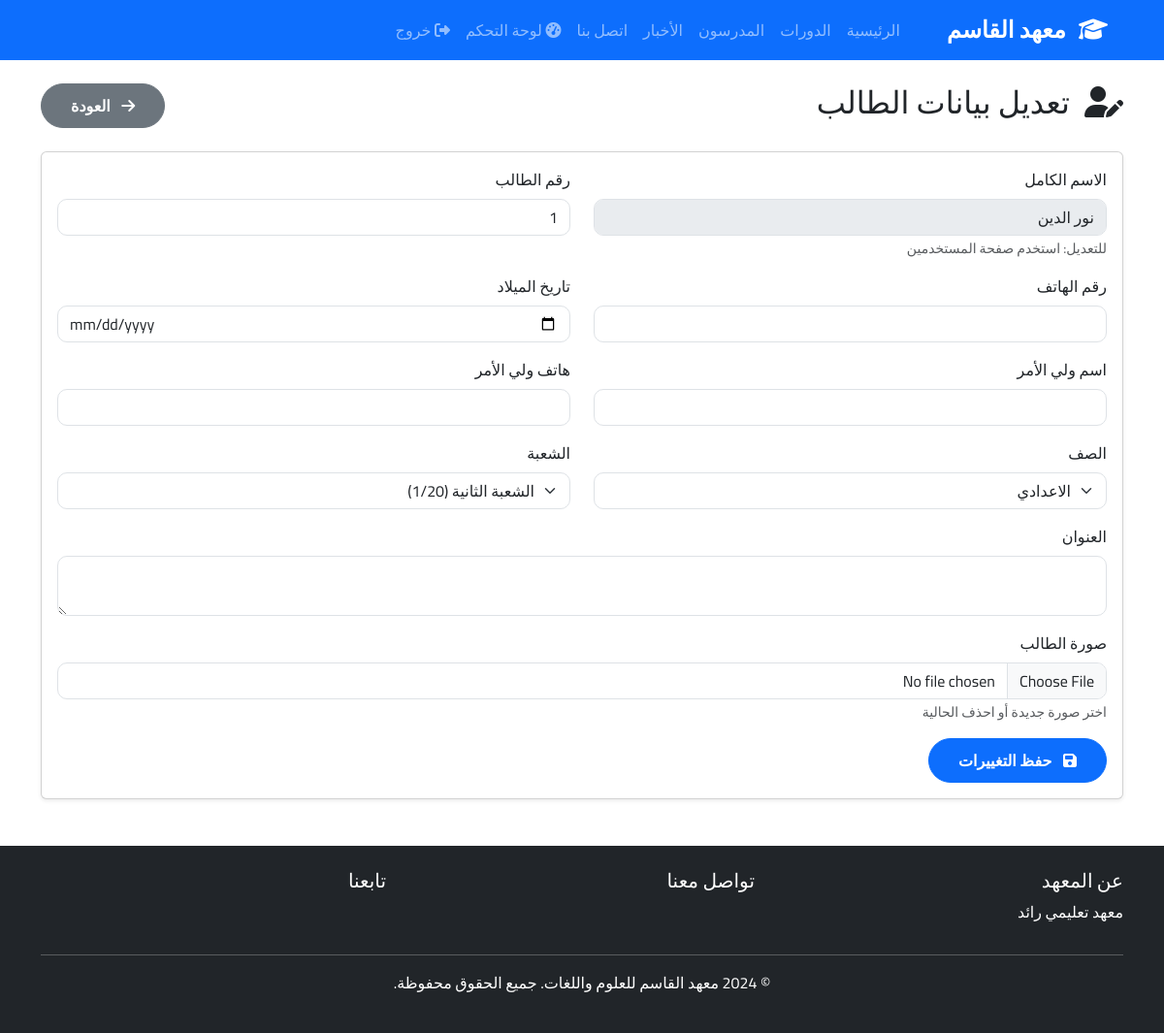
The app's page /admin/students/edit/1 (signed in) with its own data.
### app/models/user.py (models this page shows, shortened)
class User(UserMixin, db.Model):
    __tablename__ = 'users'
    id = db.Column(db.Integer, primary_key=True)
    phone_number = db.Column(db.String(20), unique=True, nullable=False, index=True)
    password_hash = db.Column(db.String(255), nullable=False)
    full_name = db.Column(db.String(100), nullable=False)
    role = db.Column(db.String(20), nullable=False)
    is_active = db.Column(db.Boolean, default=True)
    created_at = db.Column(db.DateTime, default=damascus_now)
    session_version = db.Column(db.String(64), default=lambda: secrets.token_hex(32))
    permissions = db.Column(db.JSON, default={})
    def is_super_admin(self):
        return self.role == 'admin' and self.phone_number == '0938074766'

### app/models/student.py (models this page shows, shortened)
class Student(db.Model):
    __tablename__ = 'students'
    id = db.Column(db.Integer, primary_key=True)
    user_id = db.Column(db.Integer, db.ForeignKey('users.id'), nullable=False, unique=True)
    student_number = db.Column(db.String(50), unique=True)
    phone = db.Column(db.String(20))
    address = db.Column(db.Text)
    date_of_birth = db.Column(db.Date)
    photo = db.Column(db.String(255))
    guardian_name = db.Column(db.String(100))
    guardian_phone = db.Column(db.String(20))
    class_grade_id = db.Column(db.Integer, db.ForeignKey('class_grades.id'))
    section_id = db.Column(db.Integer, db.ForeignKey('sections.id'))
    created_at = db.Column(db.DateTime, default=damascus_now)
    user = db.relationship('User', backref='student_profile', foreign_keys=[user_id])
    class_grade = db.relationship('ClassGrade', back_populates='students')
    section = db.relationship('Section', back_populates='students')
    enrollments = db.relationship('Enrollment', backref='student', lazy='dynamic', cascade='all, delete-orphan')
    grades = db.relationship('Grade', backref='student', lazy='dynamic', cascade='all, delete-orphan')

### app/models/class_grade.py (models this page shows, shortened)
class ClassGrade(db.Model):
    __tablename__ = 'class_grades'
    id = db.Column(db.Integer, primary_key=True)
    name = db.Column(db.String(100), nullable=False, unique=True)
    description = db.Column(db.Text)
    display_order = db.Column(db.Integer, default=0)
    created_at = db.Column(db.DateTime, default=damascus_now)
    sections = db.relationship('Section', back_populates='class_grade', lazy='dynamic', cascade='all, delete-orphan')
    students = db.relationship('Student', back_populates='class_grade', lazy='dynamic')

class Section(db.Model):
    __tablename__ = 'sections'
    id = db.Column(db.Integer, primary_key=True)
    name = db.Column(db.String(100), nullable=False)
    class_grade_id = db.Column(db.Integer, db.ForeignKey('class_grades.id'), nullable=False)
    description = db.Column(db.Text)
    max_students = db.Column(db.Integer)
    display_order = db.Column(db.Integer, default=0)
    created_at = db.Column(db.DateTime, default=damascus_now)
    class_grade = db.relationship('ClassGrade', back_populates='sections')
    students = db.relationship('Student', back_populates='section', lazy='dynamic')
    __table_args__ = (db.UniqueConstraint('name', 'class_grade_id', name='unique_section_per_grade'),)
    def enrolled_count(self):
        return self.students.count()

### app/routes/admin.py (the view, shortened to what this page needs)
@bp.route('/students/edit/<int:student_id>', methods=['GET', 'POST'])
@role_or_permission_required(roles=['admin', 'assistant'], permissions=['students.edit'])
def edit_student(student_id):
    student = Student.query.get_or_404(student_id)
    grades = ClassGrade.query.order_by(ClassGrade.display_order, ClassGrade.name).all()
    sections = Section.query.order_by(Section.display_order, Section.name).all()
    return render_template('admin/edit_student.html', student=student, grades=grades, sections=sections)

### app/templates/admin/edit_student.html (shortened to what this page needs)
{% extends "base.html" %}
{% block content %}
<div class="container mt-4">
    <div class="d-flex justify-content-between align-items-center mb-4">
        <h2>
            <i class="fas fa-user-edit ms-2"></i>
            تعديل بيانات الطالب
        </h2>
        <a href="{{ url_for('admin.students') }}" class="btn btn-secondary">
            <i class="fas fa-arrow-right ms-2"></i>
            العودة
        </a>
    </div>
    <div class="card shadow-sm">
        <div class="card-body">
            <form method="POST" enctype="multipart/form-data">
                <div class="row">
                    <div class="col-md-6 mb-3">
                        <label class="form-label">الاسم الكامل</label>
                        <input type="text" class="form-control" value="{{ student.user.full_name }}" disabled>
                        <small class="text-muted">للتعديل: استخدم صفحة المستخدمين</small>
                    </div>
                    <div class="col-md-6 mb-3">
                        <label class="form-label">رقم الطالب</label>
                        <input type="text" name="student_number" class="form-control" value="{{ student.student_number or '' }}">
                    </div>
                    <div class="col-md-6 mb-3">
                        <label class="form-label">رقم الهاتف</label>
                        <input type="tel" name="phone" class="form-control" value="{{ student.phone or '' }}">
                    </div>
                    <div class="col-md-6 mb-3">
                        <label class="form-label">تاريخ الميلاد</label>
                        <input type="date" name="date_of_birth" class="form-control" value="{{ student.date_of_birth if student.date_of_birth else '' }}">
                    </div>
                    <div class="col-md-6 mb-3">
                        <label class="form-label">اسم ولي الأمر</label>
                        <input type="text" name="guardian_name" class="form-control" value="{{ student.guardian_name or '' }}">
                    </div>
                    <div class="col-md-6 mb-3">
                        <label class="form-label">هاتف ولي الأمر</label>
                        <input type="tel" name="guardian_phone" class="form-control" value="{{ student.guardian_phone or '' }}">
                    </div>
                    <div class="col-md-6 mb-3">
                        <label class="form-label">الصف</label>
                        <select name="class_grade_id" id="class_grade_select" class="form-select">
                            {% for grade in grades %}
                            <option value="{{ grade.id }}" {% if student.class_grade_id == grade.id %}selected{% endif %} data-grade-id="{{ grade.id }}">
                                {{ grade.name }}
                            </option>
                            {% endfor %}
                        </select>
                    </div>
                    <div class="col-md-6 mb-3">
                        <label class="form-label">الشعبة</label>
                        <select name="section_id" id="section_select" class="form-select">
                            {% for section in sections %}
                            <option value="{{ section.id }}" data-grade-id="{{ section.class_grade_id }}" {% if student.section_id == section.id %}selected{% endif %}>
                                {{ section.name }}
                                {% if section.max_students %}
                                    ({{ section.enrolled_count() }}/{{ section.max_students }})
                                {% endif %}
                            </option>
                            {% endfor %}
                        </select>
                    </div>
                    <div class="col-12 mb-3">
                        <label class="form-label">العنوان</label>
                        <textarea name="address" class="form-control" rows="2">{{ student.address or '' }}</textarea>
                    </div>
                    <div class="col-12 mb-3">
                        <label class="form-label">صورة الطالب</label>
                        <input type="file" name="photo" class="form-control" accept="image/*">
                        <small class="text-muted">اختر صورة جديدة أو احذف الحالية</small>
                    </div>
                </div>
                <div class="text-end">
                    <button type="submit" class="btn btn-primary">
                        <i class="fas fa-save ms-2"></i>
                        حفظ التغييرات
                    </button>
                </div>
            </form>
        </div>
    </div>
</div>
{% endblock %}

### app/static/css/style.css (style rules this page uses)
* { font-family: 'Cairo', sans-serif; }
body { min-height: 100vh; display: flex; flex-direction: column; }
.card { transition: transform 0.3s ease, box-shadow 0.3s ease; }
.btn { border-radius: 25px; padding: 10px 30px; font-weight: 600; }
.form-control, .form-select { border-radius: 10px; }
.shadow-sm { box-shadow: 0 0.125rem 0.25rem rgba(0,0,0,0.075) !important; }

### records on screen
User: user.full_name "نور الدين"
Student: student_number "1", class_grade_id "الاعدادي", section_id "الشعبة الثانية (1/20)"
